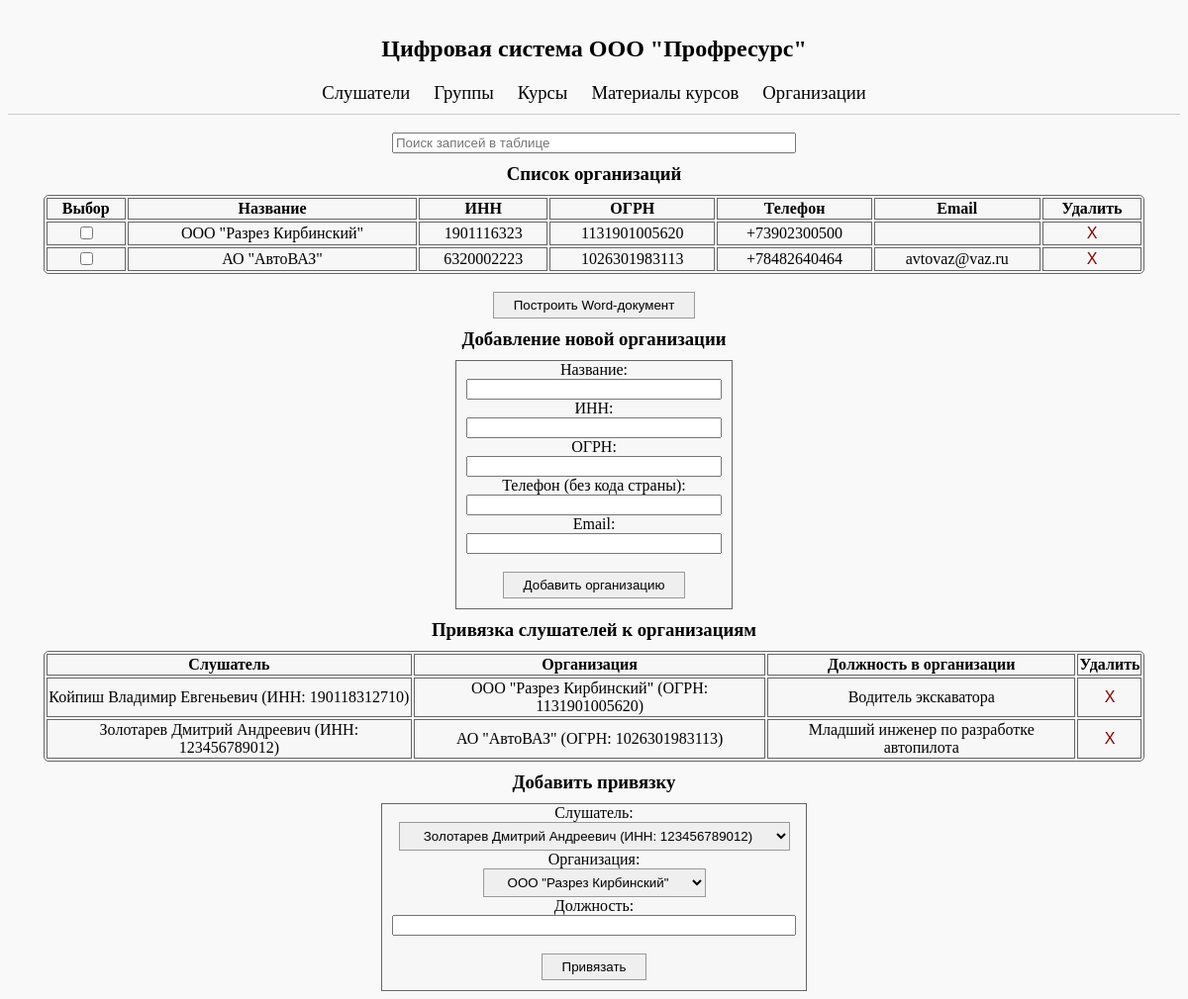
Page /organisations/ on the earlier database version.
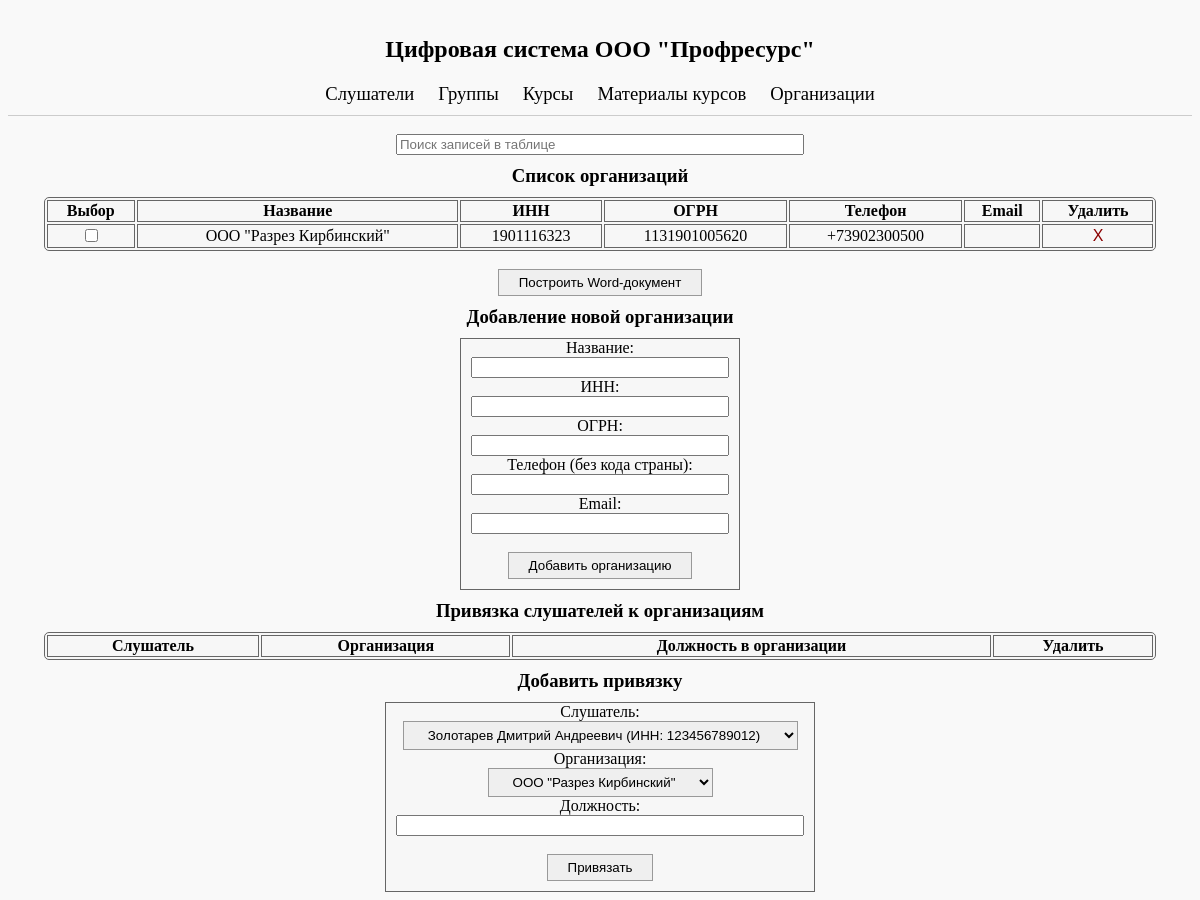
Same page on the later database version.
### main/models.py (models this page shows)
class Организации(models.Model):
    Название = models.CharField(max_length=255, null=False, default="")
    ИНН = models.CharField(max_length=12, blank=True, unique=True)
    ОГРН = models.CharField(max_length=13, blank=True, unique=True)
    Телефон = models.CharField(max_length=10, blank=True, unique=True, null=True)
    Email = models.EmailField(blank=True, unique=True, null=True)

class Человек_организация(models.Model):
    Слушатель = models.ForeignKey(Слушатели, on_delete=models.CASCADE)
    Организация = models.ForeignKey(Организации, on_delete=models.CASCADE)
    Должность = models.CharField(max_length=255, blank=True, null=False, default="")

class Слушатели(models.Model):
    Фамилия = models.CharField(max_length=100, null=False)
    Имя = models.CharField(max_length=100, null=False)
    Отчество = models.CharField(max_length=100, blank=True, null=True)
    Дата_рождения = models.DateField(null=False)
    Пол = models.ForeignKey(Пол, on_delete=models.SET_NULL, null=True)
    Серия_паспорта = models.CharField(max_length=10, blank=True, null=True)
    Номер_паспорта = models.CharField(max_length=20, blank=True, null=False)
    Гражданство = models.ForeignKey(Страны, on_delete=models.SET_NULL, null=True)
    Номер_СНИЛС = models.CharField(max_length=11, blank=True, null=True)
    ИНН = models.CharField(max_length=12, blank=True, null=True, unique=True)
    Телефон = models.CharField(max_length=10, blank=True, null=True)
    Email = models.EmailField(blank=True, null=True)

### main/views.py (the view, shortened to what this page needs)
# urls.py: path('organisations/', views.организации_view, name='organisation_list'),
def организации_view(request):
    return render(request, 'main/OrganisationList.html', {
        'слушатели': Слушатели.objects.all(),
        'организации': Организации.objects.all(),
        'привязки': Человек_организация.objects.all(),
    })

### main/templates/main/OrganisationList.html (shortened to what the changed rows need)
{% extends 'main/MainMenu.html' %}
{% block content %}
    <div>
        <table class="table" id="organisation-table">
        <thead>
            <tr>
                <th>Выбор</th>
                <th>Название</th>
                <th>ИНН</th>
                <th>ОГРН</th>
                <th>Телефон</th>
                <th>Email</th>
                <th>Удалить</th>
            </tr>
        </thead>
        <tbody>
            {% for организация in организации %}
                <tr data-id="{{ организация.id }}">
                    <td><input type="checkbox"></td>
                    <td>{{ организация.Название }}</td>
                    <td>{{ организация.ИНН }}</td>
                    <td>{{ организация.ОГРН }}</td>
                    <td>{% if организация.Телефон %}
                            +7{{ организация.Телефон }}
                        {% endif %}</td>
                    <td>{{ организация.Email }}</td>
                    <td>
                        <form method="post" action="{% url 'delete_organisation' организация.id %}">
                            <button type="submit" class="delete-button" onclick="return confirm('Удалить эту запись?');">X</button>
                        </form>
                    </td>
                </tr>
             {% endfor %}
        </tbody>
        </table><br>
    </div>
    <div>
        <table class="table" id="org-linking-table">
            <thead>
                <tr>
                    <th>Слушатель</th>
                    <th>Организация</th>
                    <th>Должность в организации</th>
                    <th>Удалить</th>
                </tr>
            </thead>
            <tbody>
                {% for чел_орг in привязки %}
                    <tr>
                        <td>{{ чел_орг.Слушатель.Фамилия }} {{ чел_орг.Слушатель.Имя }} {{ чел_орг.Слушатель.Отчество }} (ИНН: {{ чел_орг.Слушатель.ИНН }})</td>
                        <td>{{ чел_орг.Организация.Название }} (ОГРН: {{ чел_орг.Организация.ОГРН }})</td>
                        <td>{{ чел_орг.Должность }}</td>
                        <td>
                            <form method="post" action="{% url 'delete_org_linking' чел_орг.id %}">
                                <button type="submit" class="delete-button" onclick="return confirm('Удалить привязку?');">X</button>
                            </form>
                        </td>
                    </tr>
                 {% endfor %}
            </tbody>
        </table>
    </div>
{% endblock %}

Differences in the rows shown:
removed Организации: Название "АО \"АвтоВАЗ\"", ИНН "6320002223", ОГРН "1026301983113", Телефон "8482640464", Email "avtovaz@vaz.ru"
removed Человек_организация: Слушатель.Фамилия "Койпиш", Слушатель.Имя "Владимир", Слушатель.Отчество "Евгеньевич", Слушатель.ИНН "190118312710", Организация.Название "ООО \"Разрез Кирбинский\"", Организация.ОГРН "1131901005620", Должность "Водитель экскаватора"
removed Человек_организация: Слушатель.Фамилия "Золотарев", Слушатель.Имя "Дмитрий", Слушатель.Отчество "Андреевич", Слушатель.ИНН "123456789012", Организация.Название "АО \"АвтоВАЗ\"", Организация.ОГРН "1026301983113", Должность "Младший инженер по разработке автопилота"
